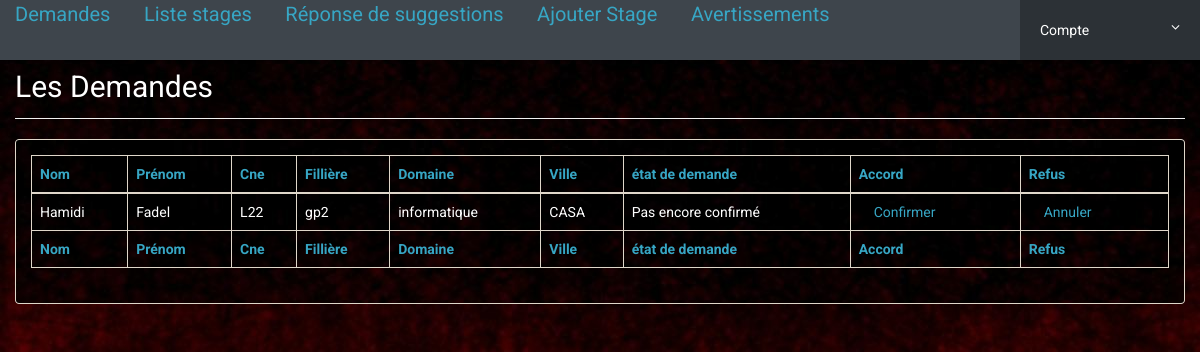
Screenshot of /liste-demande.php (signed in) with the database file from the repository.
### tables this page shows
CREATE TABLE IF NOT EXISTS `demandeliste` (
  `id` int(11) NOT NULL AUTO_INCREMENT,
  `cne` varchar(20) DEFAULT NULL,
  `status` int(11) DEFAULT NULL,
  `ville` varchar(50) DEFAULT NULL,
  `duree` varchar(50) DEFAULT NULL,
  `detail` text,
  `domaine` varchar(50) DEFAULT NULL,
  `nom` varchar(50) DEFAULT NULL,
  `prenom` varchar(50) DEFAULT NULL,
  `filliere` varchar(50) DEFAULT NULL,
  `annee` varchar(50) DEFAULT NULL,
  `accord` int(11) DEFAULT NULL,
  `choix` int(11) DEFAULT NULL,
  `stage_id` int(11) DEFAULT NULL,
  `confirmer` int(11) DEFAULT NULL,
  `refuser` int(11) DEFAULT '3',
  `avertir` int(11) DEFAULT NULL,
  `afficher` int(11) NOT NULL DEFAULT '0',
  `reponse_etd` int(11) NOT NULL DEFAULT '3',
  PRIMARY KEY (`id`)
);

### liste-demande.php (the view, shortened to what this page needs)
<?php
include('includes/config.php');
if(strlen($_SESSION['alogin'])==0)
	{
header('location:index.php');
}
else{
 ?>
<!doctype html>
<html lang="en" class="no-js">
<head>
	<link rel="stylesheet" href="css/font-awesome.min.css">
	<link rel="stylesheet" href="css/bootstrap.min.css">
	<link rel="stylesheet" href="css/dataTables.bootstrap.min.css">
	<link rel="stylesheet" href="css/bootstrap-social.css">
	<link rel="stylesheet" href="css/bootstrap-select.css">
	<link rel="stylesheet" href="css/fileinput.min.css">
	<link rel="stylesheet" href="css/awesome-bootstrap-checkbox.css">
	<link rel="stylesheet" href="css/style.css">
</head>
<body>
	<?php include('includes/header.php');?>
	<div class="ts-main-content">
		<div class="content-">
			<div class="container-fluid">
				<div class="row">
					<div class="col-md-12">
						<h2 class="page-title">Les Demandes</h2>
						<div class="panel panel-default">
							<div class="panel-body">
								<table id="zctb" class="display table table-striped table-bordered " cellspacing="0" width="100%">
									<thead>
										<tr>
											<th>Nom</th>
											<th>Prénom</th>
											<th>Cne</th>
											<th>Fillière</th>
											<th>Domaine</th>
											<th>Ville</th>
											<th>état de demande</th>
											<th>Accord</th>
                                            <th>Refus</th>
										</tr>
									</thead>
									<tfoot>
										<tr>
                                            <th>Nom</th>
											<th>Prénom</th>
											<th>Cne</th>
											<th>Fillière</th>
											<th>Domaine</th>
											<th>Ville</th>
											<th>état de demande</th>
											<th>Accord</th>
                                            <th>Refus</th>
										</tr>
									</tfoot>
									<tbody>
									<?php $sql = "SELECT * from demandeliste ";
											$query = $pdo -> prepare($sql);
											$query->execute();
											$results=$query->fetchAll(PDO::FETCH_OBJ);
											if($query->rowCount() > 0)
											{
											foreach($results as $result)
											{				?>
										<tr>
											<td><?php echo htmlentities($result->nom);?></td>
											<td><?php echo htmlentities($result->prenom);?></td>
											<td><?php echo htmlentities($result->cne);?></td>
											<td><?php echo htmlentities($result->filliere);?></td>
											<td><?php echo htmlentities($result->domaine);?></td>
											<td><?php echo htmlentities($result->ville);?></td>
											<td><?php
											if($result->status==0)
											{
											echo htmlentities('Pas encore confirmé');
											} else if ($result->status==1) {
											echo htmlentities('Confirmé');
											}else{
                                                echo htmlentities('Annulé !!');
                                            }
										?></td>
										<td><a href="liste-demande.php?aeid=<?php echo htmlentities($result->id);?>" onclick="return confirm('Do you really want confirm')"> Confirmer</a> </td>
										<td><a href="liste-demande.php?eid=<?php echo htmlentities($result->id);?>" onclick="return confirm('Do you really want to Cancel')"> Annuler</a>
										</td>
										</tr>
										<?php  }} ?>
									</tbody>
								</table>
							</div>
						</div>
					</div>
				</div>
			</div>
		</div>
	</div>
</body>
</html>
<?php } ?>

### css/style.css (style rules this page uses)
html { font-size: 14px; }
@media only screen and (min-width: 480px) { html { font-size: 17px; } }
@media only screen and (min-width: 768px) { html { font-size: 14px; } }
body { font-size: 1em; }
a { color: #37a6c4; }
.panel { overflow: hidden; }
.page-title { padding-bottom: 15px; margin-bottom: 20px; border-bottom: 1px solid #f0f0f0; }

### liste-demande.php (style rules this page uses)
body { background-image: url("bg.jpg") ; }
.panel-body { background-image: url("bg.jpg") ; }
table { background-image: url("bg.jpg") ; color : white }
.table-striped>tbody>tr:nth-of-type(odd) { background-image: url("bg.jpg") ; }
th { color : #37a6c4; }
h2 { color : white; padding-top : 50px }
.row { color : white }

### includes/header.php (style rules this page uses)
a { padding-left: 15px; padding-right : 15px; }

### rows the page displays
demandeliste: nom "Hamidi", prenom "Fadel", cne "L22", filliere "gp2", domaine "informatique", ville "CASA"
